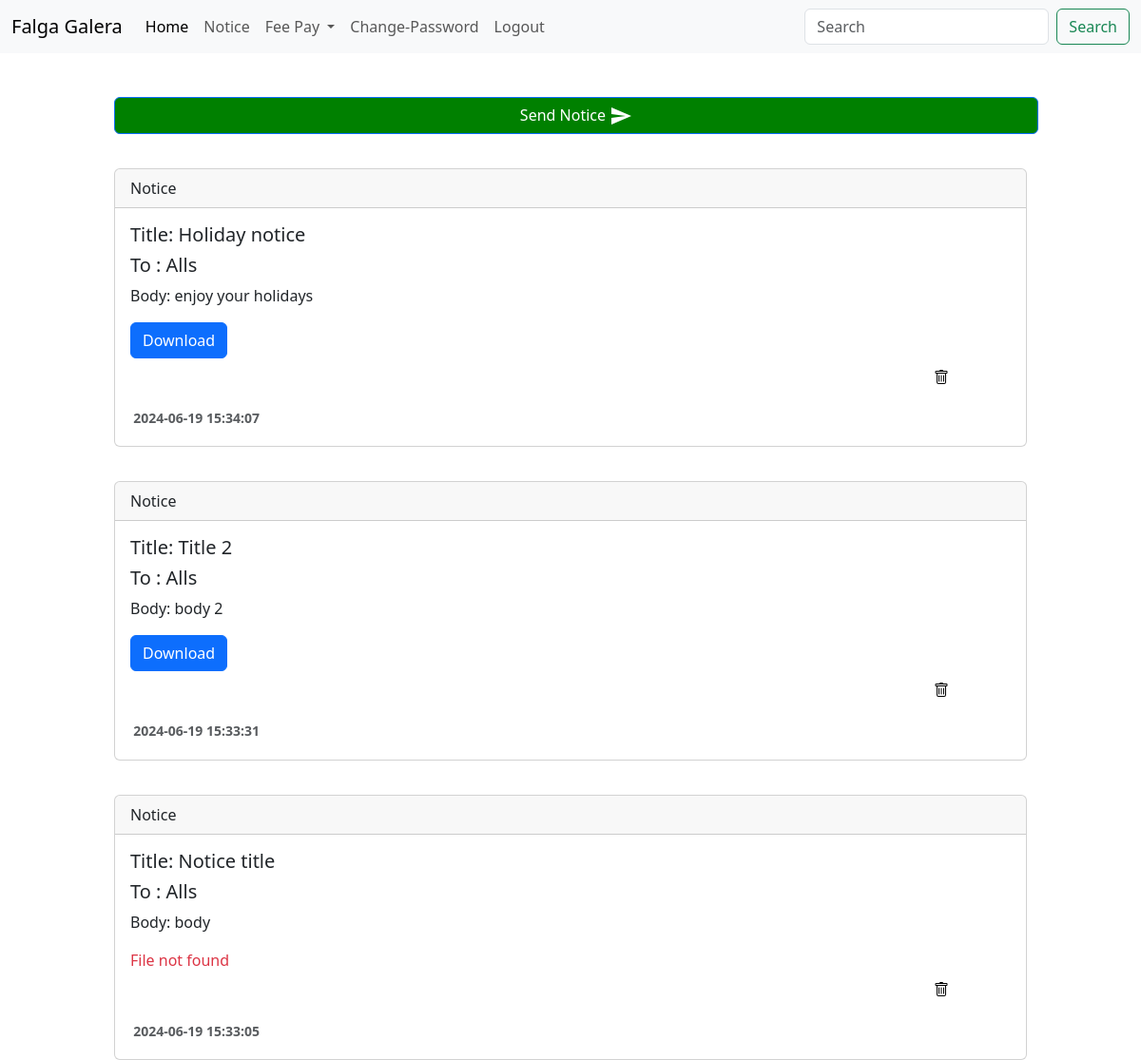
Screenshot of /owner_panel/notices.php (signed in) with the database file from the repository.
### tables this page shows
CREATE TABLE `notice` (
  `s_no` int(20) NOT NULL,
  `sender_id` varchar(40) NOT NULL,
  `editor_id` varchar(40) NOT NULL,
  `title` varchar(100) NOT NULL,
  `body` varchar(1000) NOT NULL,
  `file` varchar(100) NOT NULL,
  `importance` varchar(5) NOT NULL DEFAULT '1',
  `timestamp` datetime NOT NULL DEFAULT current_timestamp(),
  `role` varchar(11) NOT NULL,
  `class` varchar(11) NOT NULL
);

### owner_panel/notices.php (the view, shortened to what this page needs)
<?php
include('./fetch-data/verfyRoleRedirect.php');
?>
  <!DOCTYPE html>
<html>
<head>
    <link href="https://cdn.jsdelivr.net/npm/bootstrap@5.3.2/dist/css/bootstrap.min.css" rel="stylesheet">
    <link rel="stylesheet" type="text/css" href="style.css">
</head>
<body>
    <div class="header">
        <nav class="navbar navbar-expand-lg navbar-light bg-light">
  <div class="container-fluid">
    <a class="navbar-brand" href="index.php">Falga Galera</a>
    <div class="collapse navbar-collapse" id="navbarSupportedContent">
      <ul class="navbar-nav me-auto mb-2 mb-lg-0">
        <li class="nav-item">
          <a class="nav-link active" aria-current="page" href="index.php">Home</a>
        </li>
        <li class="nav-item">
          <a class="nav-link" href="#">Notice</a>
        </li>
        <li class="nav-item dropdown">
          <a class="nav-link dropdown-toggle" href="#" id="navbarDropdown" role="button" data-bs-toggle="dropdown" aria-expanded="false">
            Fee Pay
          </a>
        </li>
        <li class="nav-item">
          <a class="nav-link" href="change-password.php">Change-Password</a>
        </li>
        <li class="nav-item">
          <a class="nav-link" href="logout.php">Logout</a>
        </li>
      </ul>
      <form class="d-flex">
        <input class="form-control me-2" type="search" placeholder="Search" aria-label="Search">
        <button class="btn btn-outline-success" type="submit">Search</button>
      </form>
    </div>
  </div>
</nav>
    </div>
      <div class="notice-send">
        <button type="button" class="btn btn-primary" data-toggle="modal" data-target="#exampleModal" id="sends">
  Send Notice <svg xmlns="http://www.w3.org/2000/svg" viewBox="0 0 24 24" width="24" height="24" fill="currentColor" style="color: white;">
  <path d="M2.01 21L23 12 2.01 3 2 10l15 2-15 2z"></path>
</svg>
</button>
      </div>
<?php
$sql_query = "SELECT * FROM notice ORDER BY s_no DESC";
$result = mysqli_query($conn, $sql_query);
if ($result->num_rows > 0) {
    while ($row = $result->fetch_assoc()) {
        $title = htmlspecialchars($row['title']);
        $body = htmlspecialchars($row['body']);
        $role = htmlspecialchars($row['role']);
        $class = htmlspecialchars($row['class']);
        if($role==''){
            $role='All';
        }
        echo "<div class='card'>
                <div class='card-header'>
                  Notice
                </div>
                <div class='card-body'>
                  <h5 class='card-title'>Title: $title </h5>
                  <h5 class='to'>To : $role";
        if($role=='student'){
            echo "s of  class $class";
        }
        else{
            echo "s";
        }
        echo "</h5>
                  <p class='card-text'>Body: $body</p>";
        if ($row['file'] != "") {
            $file_path = '../noticeUploads/' . $row['file'];
            if (file_exists($file_path)) {
                echo "<a href='$file_path' download class='btn btn-primary'>Download</a>";
            } else {
                echo "<span class='text-danger'>File not found</span>";
            }
        }
        echo "<button type='button' class='btn btn-danger delete' data-id='".$row['s_no']."' id='delete'><img src='img/trash.svg' id='icon'></button>
                </div>
                <small class='text-muted' id='time'><b>".$row['timestamp']."</b></small>
              </div>";
    }
} else {
    echo "
    <div class='nothing'><img src='img/thumb.gif'></div>
    <center id='else'>No notices found</center>";
}
?>
  </body>
  </html>

### owner_panel/notices.php (style rules this page uses)
.text-muted { margin-left: 2%; margin-bottom: 2%; }
.card { margin-left: 10%; margin-right: 10%; margin-top: 3%; }
.notice-send { margin-left: 10%; margin-top: 2%; }
#delete { background-color: white; margin-left: 90%; border: none; }
#sends { width: 90%; margin-top: 2%; background-color: green; border-color: none; }

### rows the page displays
notice: title "Holiday notice", role "All", shows "s", body "enjoy your holidays", timestamp "2024-06-19 15:34:07"
notice: title "Title 2", role "All", shows "s", body "body 2", timestamp "2024-06-19 15:33:31"
notice: title "Notice title", role "All", shows "s", body "body", shows "File not found", timestamp "2024-06-19 15:33:05"
